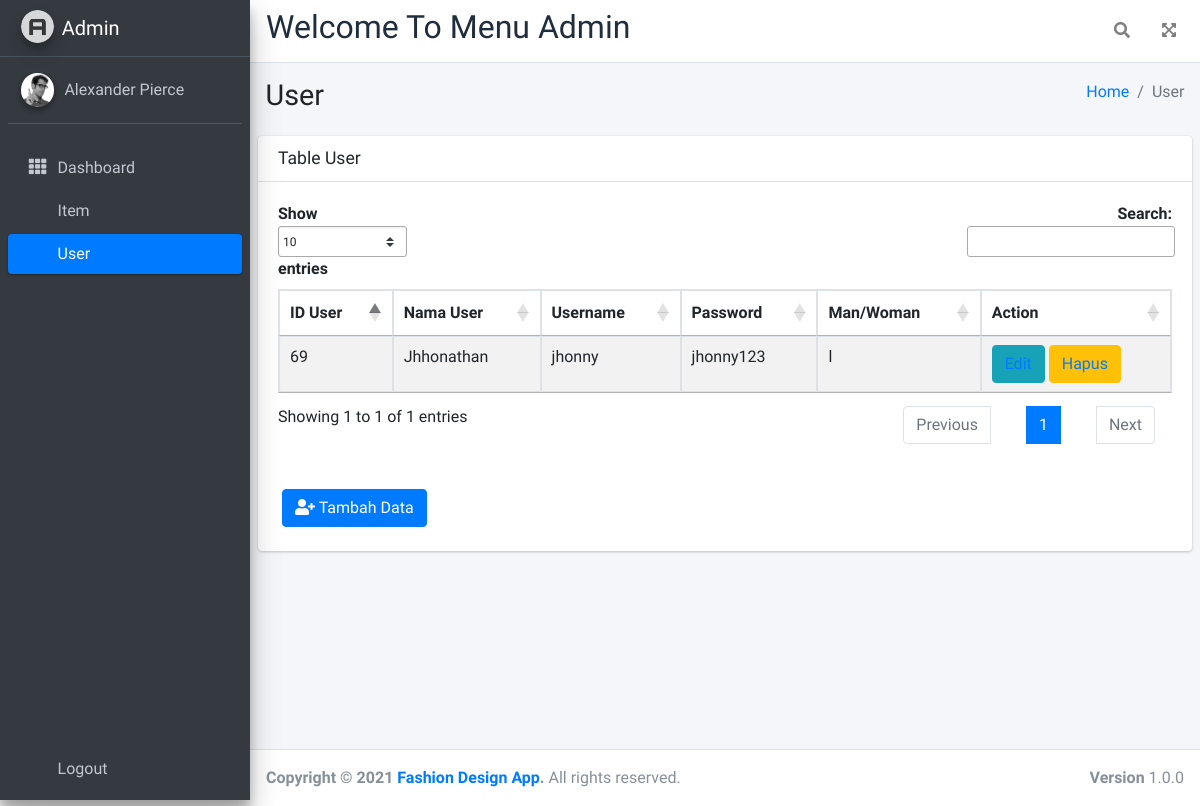
/pages/admin/user/user.php, run on an earlier commit of the app's database.
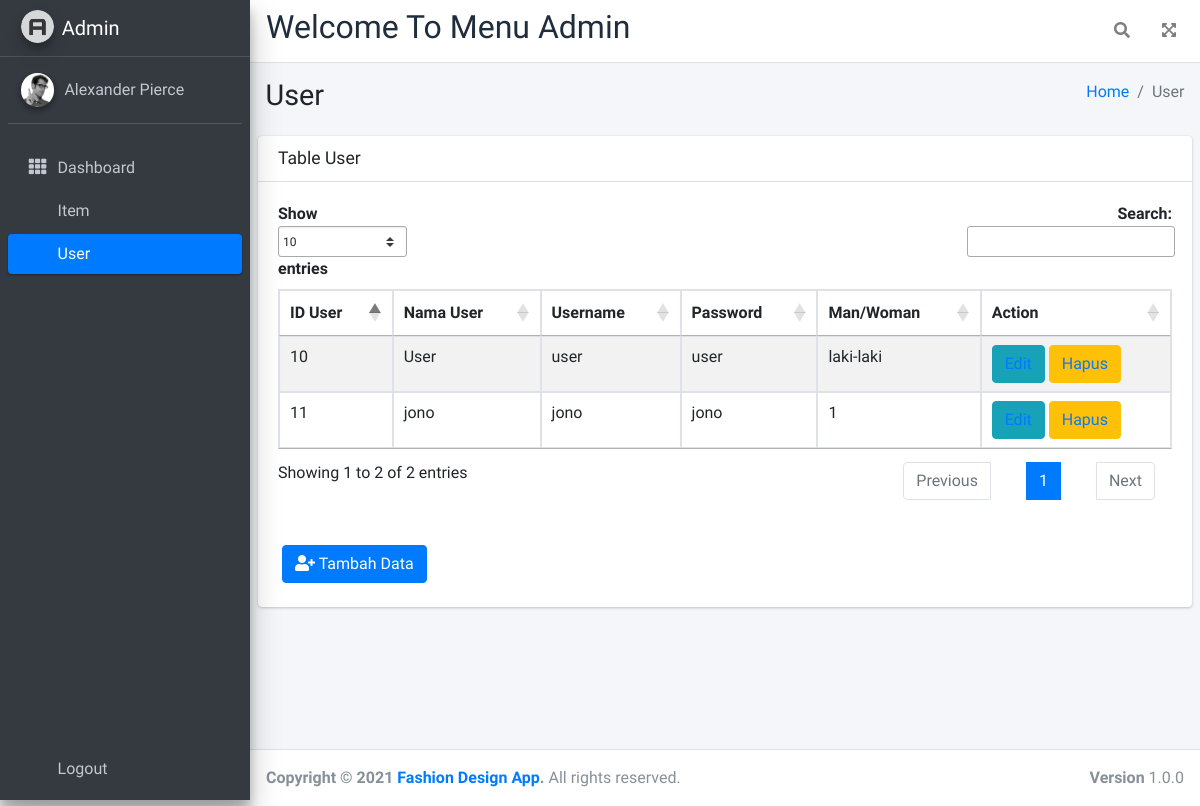
And on a later commit of the database.
### tables this page shows
CREATE TABLE `user` (
  `id_user` int(11) NOT NULL AUTO_INCREMENT,
  `nama` varchar(30) DEFAULT NULL,
  `username` varchar(30) DEFAULT NULL,
  `password` varchar(60) DEFAULT NULL,
  `gender` varchar(10) DEFAULT NULL,
  PRIMARY KEY (`id_user`)
);

### pages/admin/user/user.php (the view, shortened to what this page needs)
<?php
require_once("koneksi.php");
?>
<!DOCTYPE html>
<html lang="en">
<head>
    <link rel="stylesheet" href="plugins/fontawesome-free/css/all.min.css">
    <link rel="stylesheet" href="https://code.ionicframework.com/ionicons/2.0.1/css/ionicons.min.css" />
    <link rel="stylesheet" href="./plugins/fontawesome-free/css/all.min.css">
    <link rel="stylesheet" href="./dist/css/adminlte.min.css">
    <link rel="stylesheet" href="https://cdn.datatables.net/1.11.3/css/jquery.dataTables.min.css">
</head>
<body class="hold-transition sidebar-mini layout-fixed">
    <div class="wrapper">
        <nav class="main-header navbar navbar-expand navbar-white navbar-light">
            <ul class="navbar-nav ml-2">
                <h2>Welcome To Menu Admin</h2>
            </ul>
            <ul class="navbar-nav ml-auto">
                <li class="nav-item">
                    <a class="nav-link" data-widget="navbar-search" href="#" role="button">
                        <i class="fas fa-search"></i>
                    </a>
                </li>
                <li class="nav-item">
                    <a class="nav-link" data-widget="fullscreen" href="#" role="button">
                        <i class="fas fa-expand-arrows-alt"></i>
                    </a>
                </li>
            </ul>
        </nav>
        <aside class="main-sidebar sidebar-dark-primary elevation-4">
            <a href="index3.html" class="brand-link">
                <img src="dist/img/AdminLTELogo.png" alt="AdminLTE Logo" class="brand-image img-circle elevation-3" style="opacity: .8">
                <span class="brand-text font-weight-light">Admin</span>
            </a>
            <div class="sidebar d-flex flex-column">
                <div class="user-panel mt-3 pb-3 mb-3 d-flex">
                    <div class="image">
                        <img src="dist/img/user2-160x160.jpg" class="img-circle elevation-2" alt="User Image">
                    </div>
                    <div class="info">
                        <a href="#" class="d-block">Alexander Pierce</a>
                    </div>
                </div>
                <nav class="mt-2 navibar d-flex flex-grow-1 flex-column">
                    <ul class="nav nav-pills nav-sidebar flex-column h-100" data-widget="treeview" role="menu" data-accordion="false">
                        <li class="nav-item">
                            <a href="admin.html" class="nav-link">
                                <i class="nav-icon fas fa-th"></i>
                                <p>
                                    Dashboard
                                </p>
                            </a>
                        </li>
                        <li class="nav-item">
                            <a href="./item.html" class="nav-link">
                                <p>
                                    Item
                                </p>
                            </a>
                        </li>
                        <li class="nav-item">
                            <a href="#" class="nav-link active">
                                <p>
                                    User
                                </p>
                            </a>
                        </li>
                    </ul>
                    <ul class="nav nav-pills nav-sidebar flex-column flex-end mb-2">
                        <li class="nav-item">
                            <a href="#" class="nav-link ">
                                <p>
                                    Logout
                                </p>
                            </a>
                        </li>
                    </ul>
                </nav>
            </div>
        </aside>
        <div class="content-wrapper">
            <div class="content-header">
                <div class="container-fluid">
                    <div class="row mb-2">
                        <div class="col-sm-6">
                            <h1 class="m-0">User</h1>
                        </div>
                        <div class="col-sm-6">
                            <ol class="breadcrumb float-sm-right">
                                <li class="breadcrumb-item"><a href="#">Home</a></li>
                                <li class="breadcrumb-item active">User</li>
                            </ol>
                        </div>
                    </div>
                </div>
            </div>
            <section class="content">
                <div class="card">
                    <div class="card-header">
                        <h3 class="card-title">Table User</h3>
                    </div>
                <?php
                $stmt = $pdo_conn->prepare("SELECT * FROM user ORDER BY id_user ASC");
                $stmt->execute();
                $result = $stmt->fetchAll();
                ?>
                    <div class="card-body">
                        <table id="example2" class="table table-bordered table-striped">
                            <thead>
                                <tr>
                                    <th>ID User</th>
                                    <th>Nama User</th>
                                    <th>Username</th>
                                    <th>Password</th>
                                    <th>Man/Woman</th>
                                    <th>Action</th>
                                </tr>
                            </thead>
                            <tbody>
                            <?php
                             if (!empty($result)) {
                                foreach ($result as $row) {
                            ?>
                                <tr>
                                    <td>
                                    <?php echo $row["id_user"]; ?>
                                    </td>
                                    <td>
                                    <?php echo $row["nama"]; ?>
                                    </td>
                                    <td>
                                    <?php echo $row["username"]; ?>
                                    </td>
                                    <td>
                                    <?php echo $row["password"]; ?>
                                    </td>
                                    <td>
                                    <?php echo $row["gender"]; ?>
                                    </td>
                                    <td>
                                        <button type="button" class="btn btn-info ion-edit" data-toggle="modal" data-target="#edit2">
                                        <a  href="edit_user_form.php?id_user=<?php echo $row['id_user'] ?>">
                                            Edit</a></button>
                                        <button type="button" class="btn btn-warning ion-android-delete" data-toggle="modal" data-target="#delete2">
                                            <a href='delete.php?id_user=<?php echo $row['id_user'] ?>'>Hapus</a>
                                        </button>
                                    </td>
                                </tr>
                                    <?php
                                    }
                                 }
                                ?>
                        </table>
                    </div>
                    <div class="form-group d-flex align-items-center justify-content-between mb-4 ml-4">
                        <a class="btn btn-primary" href="./tambah_user_form.php"><i class="fas fa-user-plus"></i> Tambah
                            Data</a>
                    </div>
                </div>
            </section>
        </div>
        <footer class="main-footer">
            <strong>Copyright &copy; 2021
                <a href="#">Fashion Design App</a>.</strong> All rights reserved.
            <div class="float-right d-none d-sm-inline-block">
                <b>Version</b> 1.0.0
            </div>
        </footer>
    </div>
</body>
</html>

What changed in the data, as far as the page shows it:
removed user: id_user "69", nama "Jhhonathan", username "jhonny", password "jhonny123", gender "l"
added user: id_user "10", nama "User", username "user", password "user", gender "laki-laki"
added user: id_user "11", nama "jono", username "jono", password "jono", gender "1"
Also different on the page:
text written by a page script: "Show entries Search: Showing 1 to 1 of 1 entries Previous 1 Next" → "Show entries Search: Showing 1 to 2 of 2 entries Previous 1 Next"
